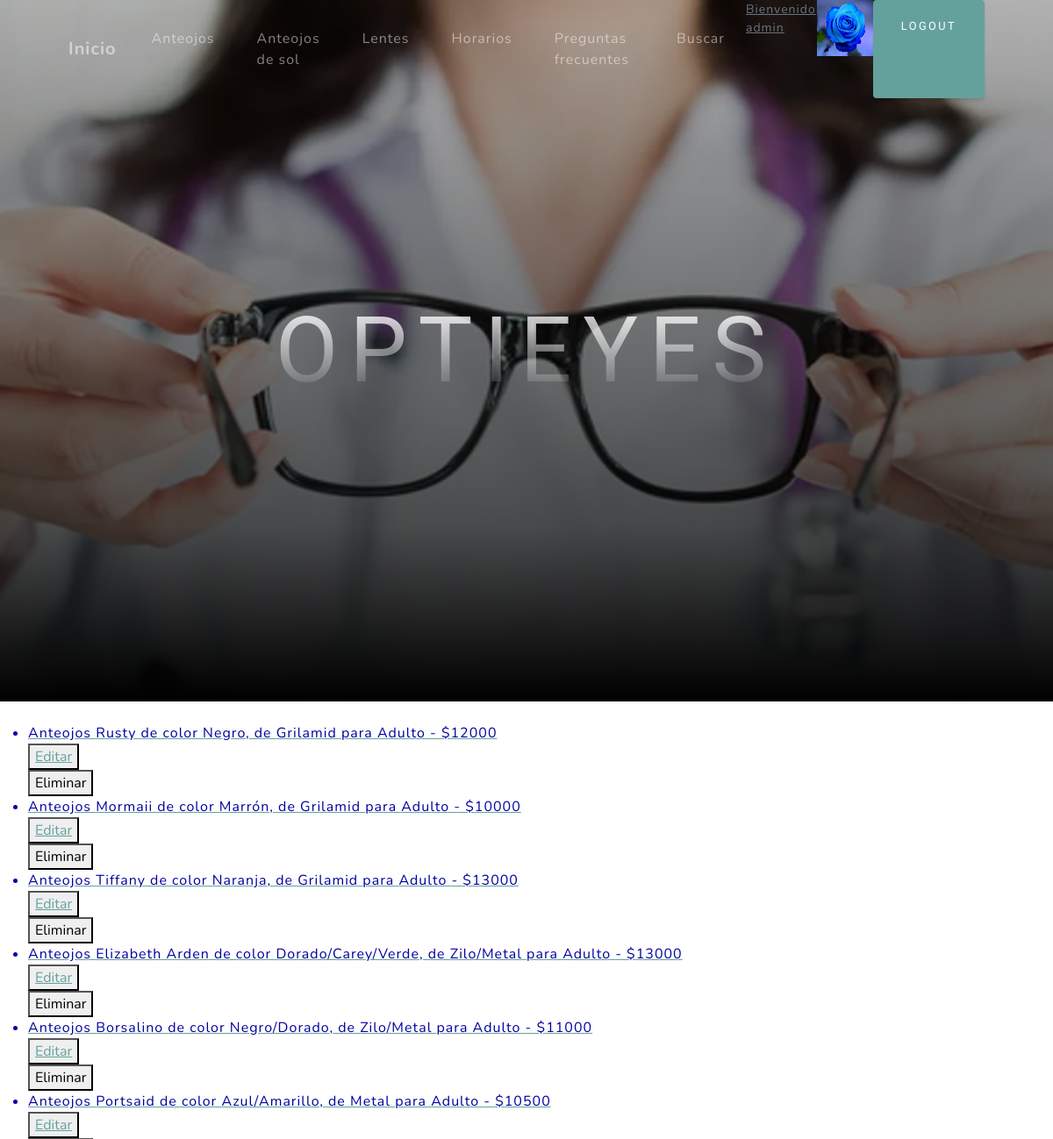
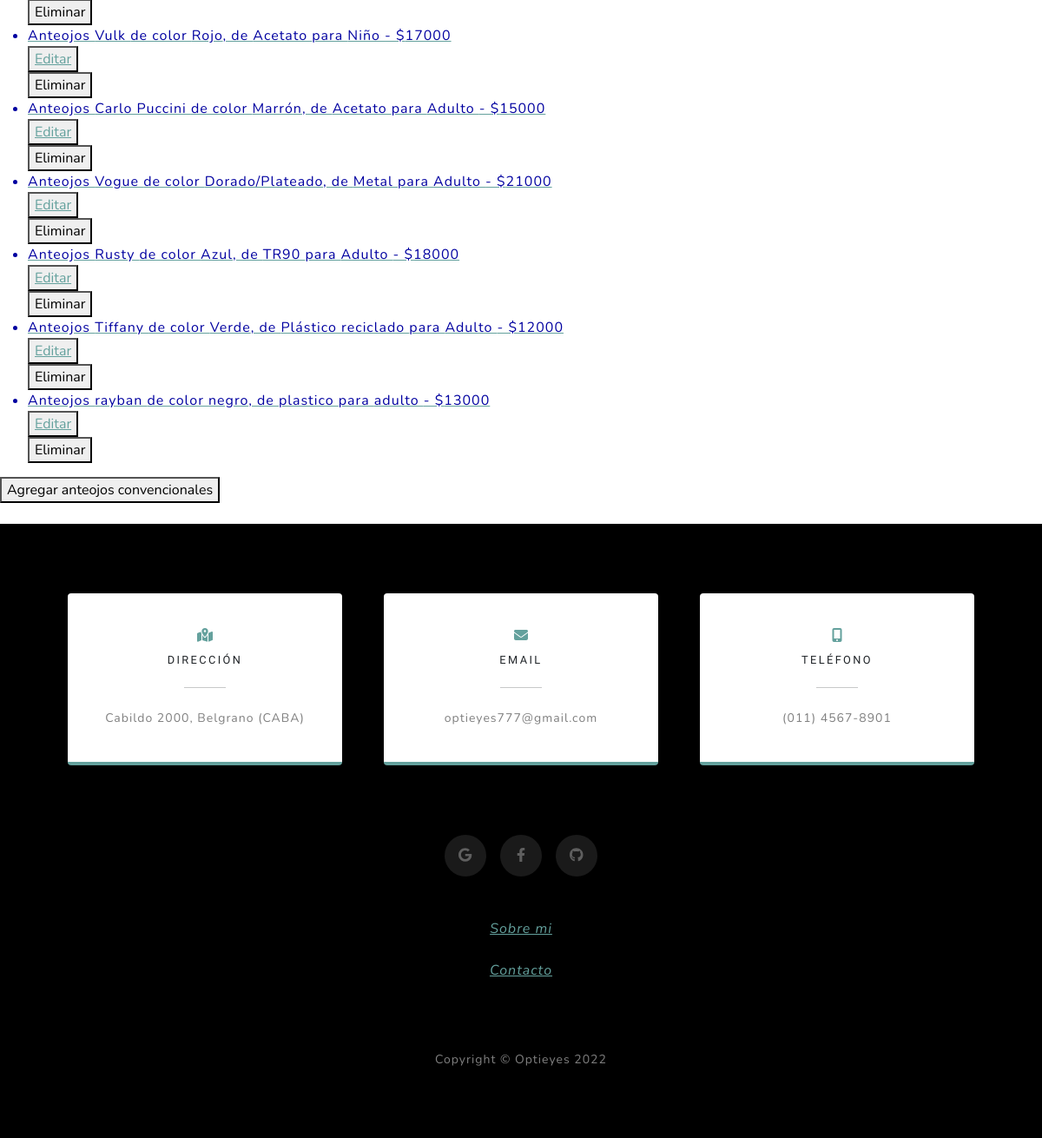
The page /app1/armazones/ (signed in) on the database its author committed (2 pictures, top to bottom).
### App1/models.py (models this page shows, shortened)
class Avatar(models.Model):
    user = models.OneToOneField(User, on_delete=models.CASCADE)
    imagen = models.ImageField(upload_to=user_path, default='avatares/default.jpg')

class Armazones(models.Model):
    marca = models.CharField(max_length=30)
    color = models.CharField(max_length=30)
    material = models.CharField(max_length=30)
    tamagno = models.CharField(max_length=30)
    precio = models.IntegerField()
    codigo = models.IntegerField()
    foto = models.ImageField(upload_to='imagenes/', null=True, blank=True)
    medidas = models.CharField(max_length=30, default="-")
    tipo = models.CharField(max_length=30, default="-")
    peso = models.CharField(max_length=30, default="-")
    estilo = models.CharField(max_length=30, default="-")
    fecha = models.DateField(auto_now=False, auto_now_add=False, default="1111-11-11")

### App1/views.py (the view)
# urls.py: path('armazones/', armazones, name="Armazones"),
@staff_member_required(login_url="/app1/acceso-denegado")
def armazones(request):
    lista = Armazones.objects.all()
    return render(request, "armazones.html", {"armazones": lista})

### App1/templates/armazones.html (shortened to what this page needs)
{% extends 'padre.html' %}
{% load static %}
{% block contenido %}
<br>
<ul>
    {% for armazon in armazones %}
    <a href="{% url 'Detalle_Armazon' armazon.id %}">
        <li style="color: rgb(0, 0, 160)">Anteojos {{armazon.marca}} de color {{armazon.color}}, de {{armazon.material}} para {{armazon.tamagno}} - ${{armazon.precio}}</li>
    </a>
        <div>
            <button>
                <a href="{% url 'Editar_Armazones' armazon.id %}">Editar</a>
            </button>
            <form action="{% url 'Elimina_Armazones' armazon.id %}" method="POST" onclick="return confirm('¿Seguro que quiere eliminar?')"Delete>{% csrf_token %}
                <button type="submit"> Eliminar </button>
            </form>
        </div>
    {% endfor %}
</ul>
<a href="{% url 'Armazones_Formulario' %}"> <button>Agregar anteojos convencionales</button></a>
<br>
<br>
{% endblock contenido %}

### App1/templates/padre.html (shortened to what this page needs)
<!DOCTYPE html>
<html lang="en">
    <head>
        {% load static %}
        <link href="{% static 'css/styles.css' %}" rel="stylesheet" />
    </head>
    <body id="page-top">
        <nav class="navbar navbar-expand-lg navbar-light fixed-top" id="mainNav">
            <div class="container px-4 px-lg-5">
                <a class="navbar-brand" href="{% url 'Inicio' %}">Inicio</a>
                <div class="collapse navbar-collapse" id="navbarResponsive">
                    <ul class="navbar-nav ms-auto">
                        {% if request.user.is_staff %}
                            <li class="nav-item"><a class="nav-link" href="{% url 'Armazones' %}">Anteojos</a></li>
                            <li class="nav-item"><a class="nav-link" href="{% url 'Anteojos_Sol' %}">Anteojos de sol</a></li>
                            <li class="nav-item"><a class="nav-link" href="{% url 'Lentes' %}">Lentes</a></li>
                        {% else %}
                            <li class="nav-item"><a class="nav-link" href="{% url 'Lista_Armazones' %}">Anteojos</a></li>
                            <li class="nav-item"><a class="nav-link" href="{% url 'Lista_Lentes_Sol' %}">Anteojos de sol</a></li>
                            <li class="nav-item"><a class="nav-link" href="{% url 'Lista_Lentes' %}">Lentes</a></li>
                        {% endif %}
                        <li class="nav-item"><a class="nav-link" href="{% url 'Horarios' %}">Horarios</a></li>
                        <li class="nav-item"><a class="nav-link" href="{% url 'Preguntas' %}">Preguntas frecuentes</a></li>
                        <li class="nav-item"><a class="nav-link" href="{% url 'Busqueda' %}">Buscar</a></li>
                        {% if request.user.is_authenticated %}
                            <a class="text-muted small mb-4 mb-lg-0" href="{% url 'Editar_Perfil' %}">Bienvenido {{user.username}}</a>
                            <a href="{% url 'Cambiar_Avatar' %}"><img class="imagen" src="{{ request.user.avatar.imagen.url }}"></a>
                            <a class="btn btn-primary" href="{% url 'Logout' %}">Logout</a>
                        {% else %}
                            <a class="btn btn-primary" href="{% url 'Login' %}">Login</a>
                            <a class="btn btn-primary" href="{% url 'Registrar' %}">Registrarse</a>
                        {% endif %}
                    </ul>
                </div>
            </div>
        </nav>
        <header class="masthead">
            <div class="container px-4 px-lg-5 d-flex h-100 align-items-center justify-content-center">
                <div class="d-flex justify-content-center">
                    <div class="text-center">
                        <h1 class="mx-auto my-0 text-uppercase">Optieyes</h1>
                    </div>
                </div>
            </div>
        </header>
        {% block contenido %}
        {% endblock contenido %}
        <section class="contact-section bg-black">
            <div class="container px-4 px-lg-5">
                <div class="row gx-4 gx-lg-5">
                    <div class="col-md-4 mb-3 mb-md-0">
                        <div class="card py-4 h-100">
                            <div class="card-body text-center">
                                <i class="fas fa-map-marked-alt text-primary mb-2"></i>
                                <h4 class="text-uppercase m-0">Dirección</h4>
                                <hr class="my-4 mx-auto" />
                                <div class="small text-black-50">Cabildo 2000, Belgrano (CABA)</div>
                            </div>
                        </div>
                    </div>
                    <div class="col-md-4 mb-3 mb-md-0">
                        <div class="card py-4 h-100">
                            <div class="card-body text-center">
                                <i class="fas fa-envelope text-primary mb-2"></i>
                                <h4 class="text-uppercase m-0">Email</h4>
                                <hr class="my-4 mx-auto" />
                                <div class="small text-black-50">optieyes777@gmail.com</div>
                            </div>
                        </div>
                    </div>
                    <div class="col-md-4 mb-3 mb-md-0">
                        <div class="card py-4 h-100">
                            <div class="card-body text-center">
                                <i class="fas fa-mobile-alt text-primary mb-2"></i>
                                <h4 class="text-uppercase m-0">Teléfono</h4>
                                <hr class="my-4 mx-auto" />
                                <div class="small text-black-50">(011) 4567-8901</div>
                            </div>
                        </div>
                    </div>
                </div>
                <div class="social d-flex justify-content-center">
                    <a class="mx-2" href="{% url 'Sin_Paginas' %}"><i class="fab fa-google"></i></a>
                    <a class="mx-2" href="{% url 'Sin_Paginas' %}"><i class="fab fa-facebook-f"></i></a>
                    <a class="mx-2" href="https://github.com/joeldj1990"><i class="fab fa-github"></i></a>
                </div>
                <br>
                <br>
                <div class="container px-4 px-lg-5 d-flex h-100 align-items-center justify-content-center">
                    <a class="mx-2" href="{% url 'About' %}"><i class="nav-item">Sobre mi</i></a>
                </div>
                <br>
                <div class="container px-4 px-lg-5 d-flex h-100 align-items-center justify-content-center">
                    <a class="mx-2" href="{% url 'Contacto' %}"><i class="nav-item">Contacto</i></a>
                </div>
            </div>
        </section>
        <footer class="footer bg-black small text-center text-white-50"><div class="container px-4 px-lg-5">Copyright &copy; Optieyes 2022</div></footer>
    </body>
</html>

### rows shown on the page
Armazones: marca "Rusty", color "Negro", material "Grilamid", tamagno "Adulto", precio "12000"
Armazones: marca "Mormaii", color "Marrón", material "Grilamid", tamagno "Adulto", precio "10000"
Armazones: marca "Tiffany", color "Naranja", material "Grilamid", tamagno "Adulto", precio "13000"
Armazones: marca "Elizabeth Arden", color "Dorado/Carey/Verde", material "Zilo/Metal", tamagno "Adulto", precio "13000"
Armazones: marca "Borsalino", color "Negro/Dorado", material "Zilo/Metal", tamagno "Adulto", precio "11000"
Armazones: marca "Portsaid", color "Azul/Amarillo", material "Metal", tamagno "Adulto", precio "10500"
Armazones: marca "Vulk", color "Rojo", material "Acetato", tamagno "Niño", precio "17000"
Armazones: marca "Carlo Puccini", color "Marrón", material "Acetato", tamagno "Adulto", precio "15000"
Armazones: marca "Vogue", color "Dorado/Plateado", material "Metal", tamagno "Adulto", precio "21000"
Armazones: marca "Rusty", color "Azul", material "TR90", tamagno "Adulto", precio "18000"
Armazones: marca "Tiffany", color "Verde", material "Plástico reciclado", tamagno "Adulto", precio "12000"
Armazones: marca "rayban", color "negro", material "plastico", tamagno "adulto", precio "13000"

### other values the page prints
{{ user.username }} "admin"
